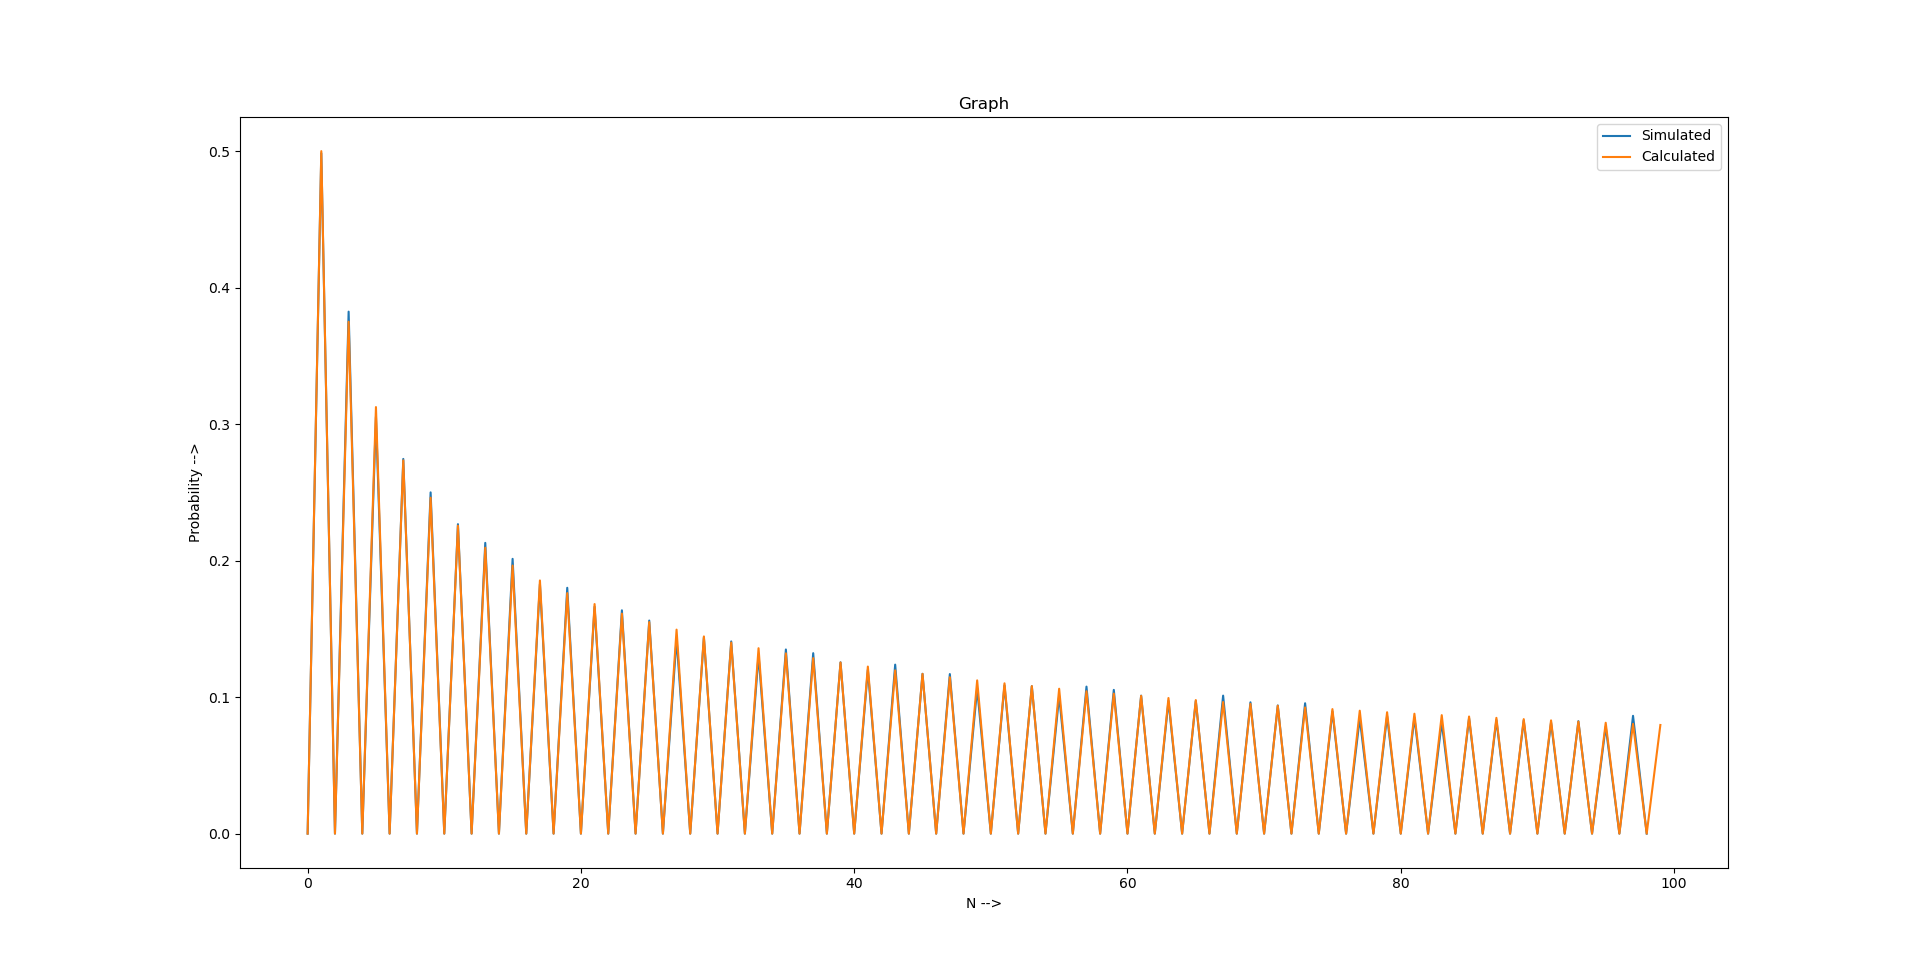

The script that drew this image:
#Related question no #1 at origin which is "0"
import matplotlib.pyplot as plt
import random
import math

y_1 = []

for i in range(1,101):
    if(i%2==1):
        y_1.insert(i,0)
    else:
        I = int(i/2)
        val = math.comb(i,I)
        y_1.insert(i,val/(math.pow(2,i)))

y_2 = []

for i in range(1,100):
    val = 0
    for j in range(1,10001):
        pos_1 = 0
        for k in range(1,i+1):
            pos_1 = pos_1 + math.floor(random.choice([-1,1]))
        if( pos_1 == 0):
            val = val + 1
    y_2.insert(i,val/10000)

plt.figure(figsize=(20,20))
plt.ylabel("Probability -->")
plt.xlabel("N -->")
plt.title('Graph')
plt.plot(y_2,label='Simulated')
plt.plot(y_1,label='Calculated')
plt.legend()
plt.show()
